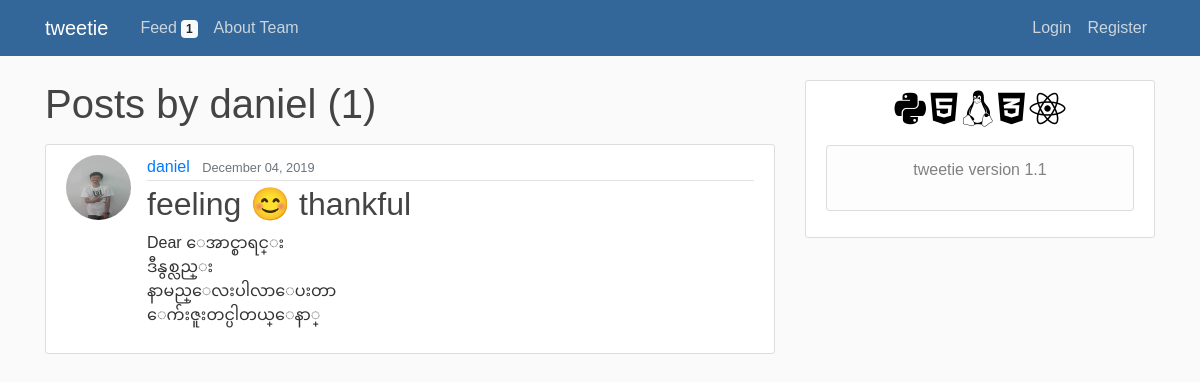
Page /user/daniel on the committed database.
### blog/models.py (models this page shows, shortened)
class Post(models.Model):
    title = models.CharField(max_length=100)
    content = models.TextField()
    date_posted = models.DateTimeField(default=timezone.now)
    author = models.ForeignKey(User, on_delete=models.CASCADE)

### users/models.py (models this page shows, shortened)
class Profile(models.Model):
    user = models.OneToOneField(User, on_delete=models.CASCADE)
    image = models.ImageField(default='default.jpg', upload_to='profile_pics')

### blog/views.py (the view)
# urls.py: path('user/<str:username>', UserPostListView.as_view(), name='user-posts'),
class UserPostListView(ListView):
    model = Post
    template_name = 'blog/user_posts.html'  # <app>/<model>_<viewtype>.html
    context_object_name = 'posts'
    paginate_by = 5
    def get_queryset(self):
        user = get_object_or_404(User, username=self.kwargs.get('username'))
        return Post.objects.filter(author=user).order_by('-date_posted')

### blog/templates/blog/user_posts.html (shortened to what this page needs)
{% extends "blog/base.html" %}
{% block content %}
    <h1 class="mb-3">Posts by {{ view.kwargs.username }} ({{ page_obj.paginator.count }})</h1>
    {% for post in posts %}
        <article class="media content-section">
          <img class="rounded-circle article-img" src="{{ post.author.profile.image.url }}">
          <div class="media-body">
            <div class="article-metadata">
              <a class="mr-2" href="{% url 'user-posts' post.author.username %}">{{ post.author }}</a>
              <small class="text-muted">{{ post.date_posted|date:"F d, Y" }}</small>
            </div>
            <h2><a class="article-title" href="{% url 'post-detail' post.id %}">{{ post.title }}</a></h2>
            <p class="article-content">{{ post.content }}</p>
          </div>
        </article>
    {% endfor %}
{% endblock content %}

### blog/static/blog/main.css (style rules this page uses)
body { background: #fafafa; color: #333333; margin-top: 5rem; font-family: 'Nunito', sans-serif; font-weight: 300; }
h1, h2, h3, h4, h5, h6 { color: #444444; }
.content-section { background: #ffffff; padding: 10px 20px; border: 1px solid #dddddd; border-radius: 3px; margin-bottom: 20px; }
.article-title { color: #444444; }
.article-content { white-space: pre-line; }
.article-img { height: 65px; width: 65px; margin-right: 16px; }
.article-metadata { padding-bottom: 1px; margin-bottom: 4px; border-bottom: 1px solid #e3e3e3 }

### rows in the picture
Post: author.profile.image (picture), author "daniel", date_posted "December 04, 2019", title "feeling 😊 thankful", content "Dear ေအာင္စာရင္း ဒီနွစ္လည္း နာမည္ေလးပါလာေပးတာ ေက်းဇူးတင္ပါတယ္ေနာ္"

### other values in the picture
{{ posts.count }} "1"
{{ view.kwargs.username }} "daniel"
{{ page_obj.paginator.count }} "1"
